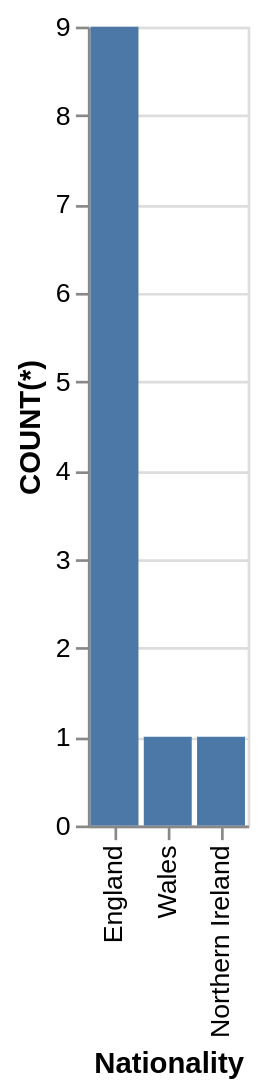

Here is the Vega-Lite specification saved for this chart:
### Vega-Lite specification from a JSON file in a GitHub repository (floating-point values rounded to 4 significant figures)
{"data": {"values": [{"x_data": "England", "y_data": 9}, {"x_data": "Wales", "y_data": 1}, {"x_data": "Northern Ireland", "y_data": 1}]}, "mark": "bar", "encoding": {"x": {"field": "x_data", "type": "nominal", "title": "Nationality", "sort": {"op": "sum", "field": "y_data", "order": "descending"}}, "y": {"field": "y_data", "type": "quantitative", "title": "COUNT(*)"}}}
